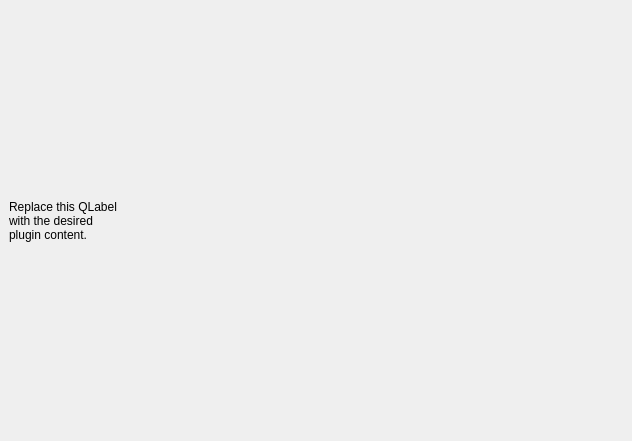
<?xml version="1.0" encoding="UTF-8"?>
<ui version="4.0">
 <class>QGisImajnetPluginDockWidgetBase</class>
 <widget class="QDockWidget" name="QGisImajnetPluginDockWidgetBase">
  <property name="geometry">
   <rect>
    <x>0</x>
    <y>0</y>
    <width>632</width>
    <height>441</height>
   </rect>
  </property>
  <property name="windowTitle">
   <string>QGIS Imajnet Plugin</string>
  </property>
  <widget class="QWidget" name="dockWidgetContents">
   <layout class="QGridLayout" name="gridLayout">
    <item row="0" column="0">
     <widget class="QLabel" name="label">
      <property name="text">
       <string>Replace this QLabel
with the desired
plugin content.</string>
      </property>
     </widget>
    </item>
   </layout>
  </widget>
 </widget>
 <resources/>
 <connections/>
</ui>
